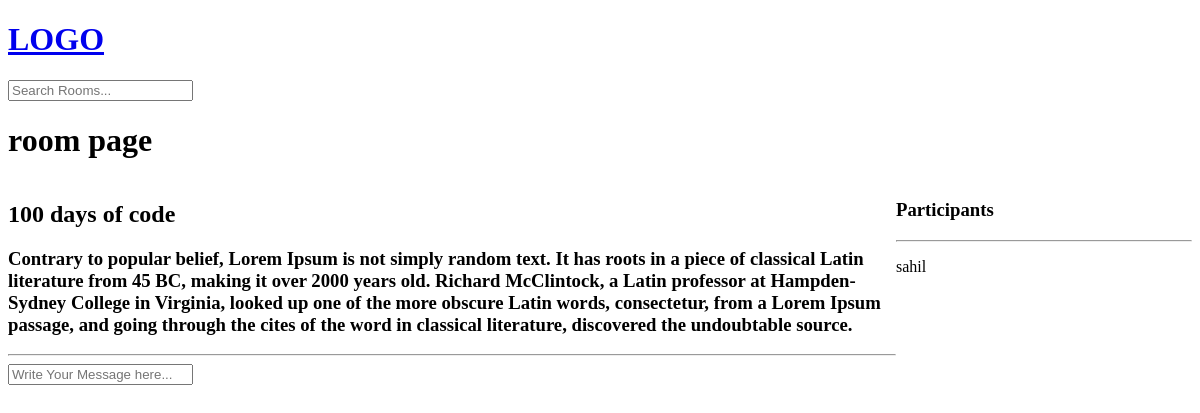
The app's page /room/2/ (signed in), older data.
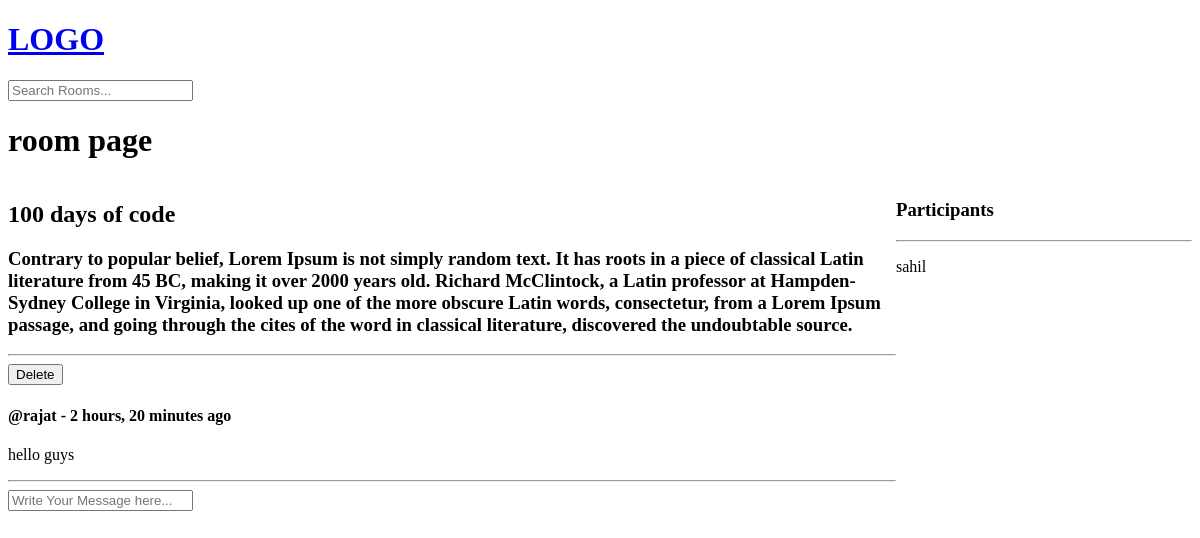
The same page, newer data.
### base/models.py (models this page shows)
class Message(models.Model):
    user = models.ForeignKey(User, on_delete=models.CASCADE)
    room = models.ForeignKey(Room, on_delete=models.CASCADE)
    body = models.TextField()
    updated = models.DateTimeField(auto_now=True)
    created = models.DateTimeField(auto_now_add=True)
    def __str__(self):
        return self.body[0:50]

### base/views.py (the view, shortened to what this page needs)
# urls.py: path('room/<str:pk>/', views.roomPage, name="room"),
@login_required(login_url='/login')
def roomPage(request, pk):
    room = Room.objects.get(id=pk)
    room_messages = room.message_set.all()
    print(room_messages)
    participants = room.participants.all()
    context = {'room': room, 'room_messages': room_messages,
               'participants': participants}
    return render(request, 'base/room.html', context)

### base/templates/base/room.html (shortened to what this page needs)
{%extends 'main.html'%} {%block content%}
<h1>room page</h1>
<div class="room-container">
  <div>
    <h2>{{room.name}}</h2>
    <h3>{{room.description}}</h3>
    <hr />
    {% for message in room_messages %}
    <div>
      {% if request.user == message.user %}
      <a href="{% url 'deleteMessage' message.id %}"><button>Delete</button></a>
      {% endif %}
      <h4>@{{message.user}} - {{message.created|timesince}} ago</h4>
      <p>{{message.body}}</p>
    </div>
    <hr />
    {% endfor %}
    <form action="" method="POST">
      <input
        type="text"
        name="body"
        id=""
        placeholder="Write Your Message here..."
      />
    </form>
  </div>
  <div>
    <h3>Participants</h3>
    <hr />
    {% for participant in participants %}
    <p>{{participant}}</p>
    {%endfor%}
  </div>
</div>
{%endblock%}

Row changes from the older to the newer data that the page shows:
added Message: shows "Delete", user "rajat", created "2 hours, 20 minutes", body "hello guys"
